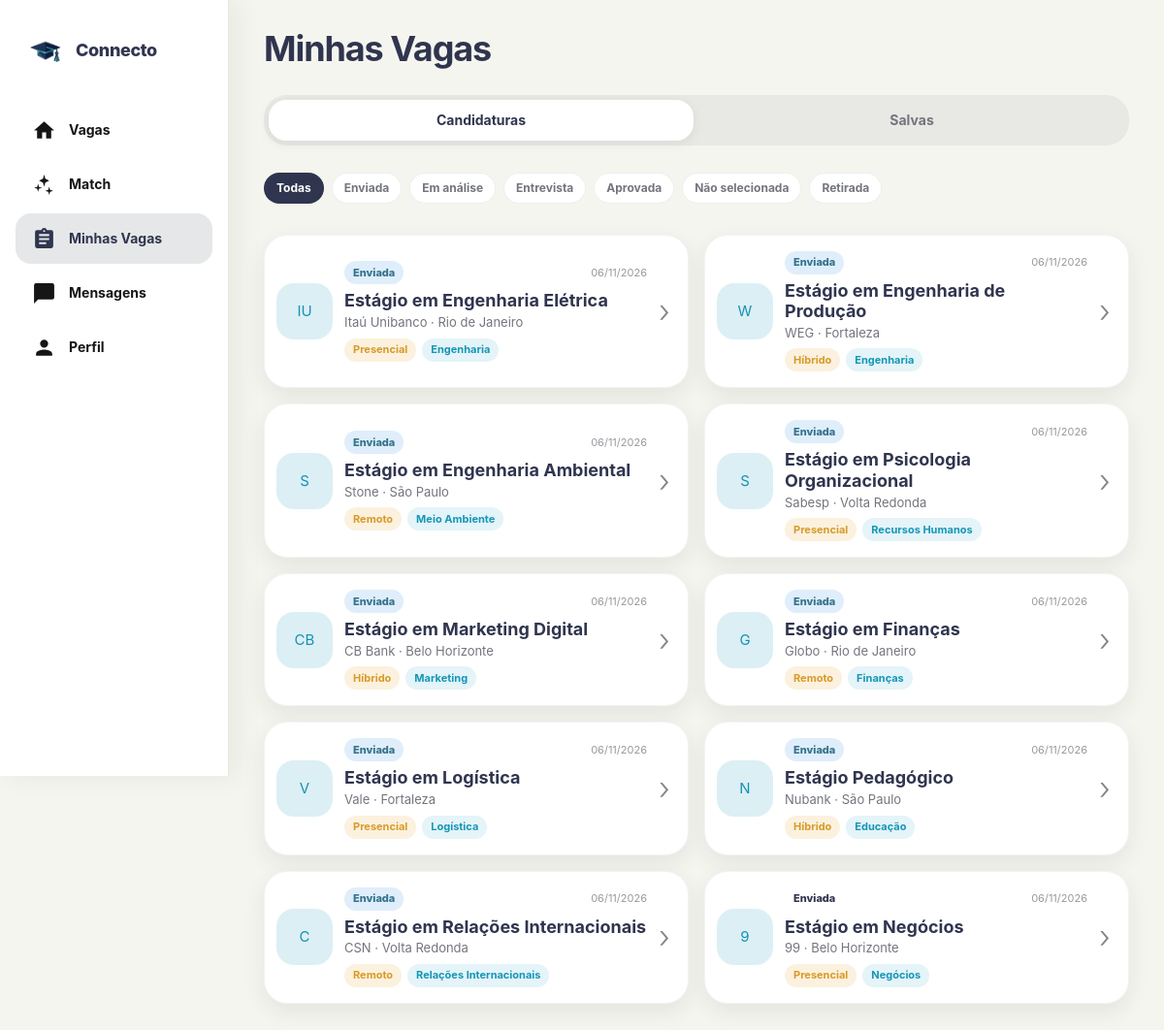
The page /candidaturas/ (signed in) on the database as committed earlier.
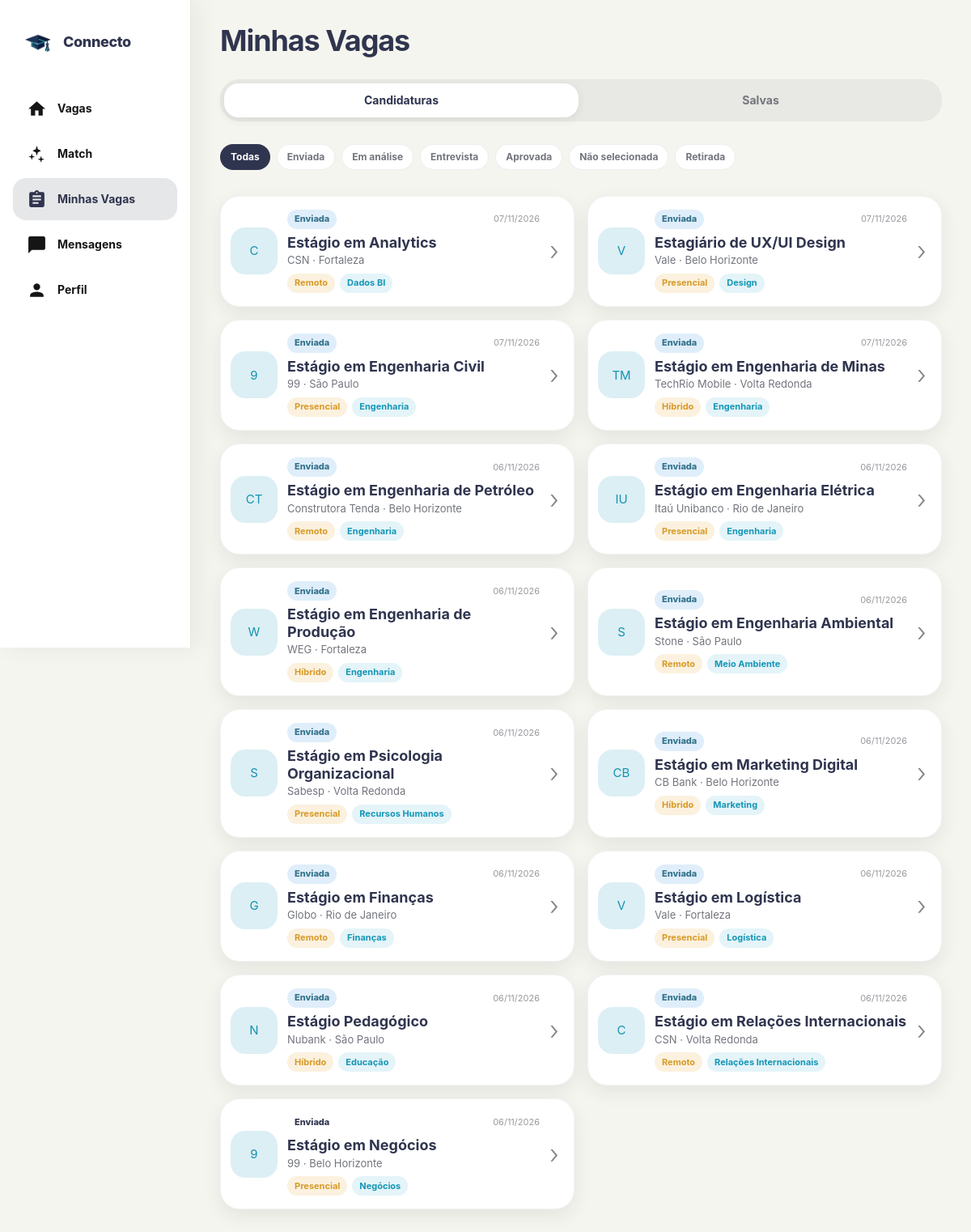
The same page on the database as committed later.
### connectoapp/models.py (models this page shows, shortened)
class Candidatura(models.Model):
    STATUS_ENVIADA = "enviada"
    STATUS_ANALISE = "em_analise"
    STATUS_ENTREVISTA = "entrevista"
    STATUS_APROVADA = "aprovada"
    STATUS_NAO_SELECIONADA = "nao_selecionada"
    STATUS_RETIRADA = "retirada"
    STATUS_CHOICES = [
        (STATUS_ENVIADA, "Enviada"),
        (STATUS_ANALISE, "Em análise"),
        (STATUS_ENTREVISTA, "Entrevista"),
        (STATUS_APROVADA, "Aprovada"),
        (
            STATUS_NAO_SELECIONADA,
            "Não selecionada",
        ),
        (STATUS_RETIRADA, "Retirada"),
    ]
    ORIGENS = [
        ("home", "Home"),
        ("match", "Match"),
        ("detalhe", "Detalhe da vaga"),
    ]
    usuario = models.ForeignKey(
        settings.AUTH_USER_MODEL,
        on_delete=models.CASCADE,
        related_name="candidaturas_connecto",
    )
    oportunidade = models.ForeignKey(
        Oportunidade,
        on_delete=models.CASCADE,
        related_name="candidaturas",
    )
    data_candidatura = models.DateTimeField(
        auto_now_add=True
    )
    status = models.CharField(
        max_length=30,
        choices=STATUS_CHOICES,
        default=STATUS_ENVIADA,
    )
    status_atualizado_em = models.DateTimeField(
        auto_now=True
    )
    origem = models.CharField(
        max_length=20,
        choices=ORIGENS,
        default="home",
    )
    class Meta:
        constraints = [
            models.UniqueConstraint(
                fields=[
                    "usuario",
                    "oportunidade",
                ],
                name="candidatura_usuario_oportunidade_unica",
            )
        ]
        ordering = [
            "-data_candidatura"
        ]

class Oportunidade(models.Model):
    MODALIDADES = [
        ("Presencial", "Presencial"),
        ("Híbrido", "Híbrido"),
        ("Remoto", "Remoto"),
    ]
    titulo = models.CharField(max_length=120)
    descricao = models.TextField()
    instituicao = models.CharField(max_length=100, blank=True)
    prazo = models.DateField(null=True, blank=True)
    empresa = models.ForeignKey(
        Empresa,
        on_delete=models.CASCADE,
        related_name="oportunidades",
    )
    cidade = models.CharField(max_length=100, blank=True)
    local = models.CharField(max_length=150, blank=True)
    modalidade = models.CharField(
        max_length=20,
        choices=MODALIDADES,
        default="Presencial",
    )
    area = models.CharField(max_length=100, blank=True)
    bolsa = models.DecimalField(max_digits=10, decimal_places=2, null=True, blank=True)
    requisitos = models.TextField(blank=True, help_text="Um requisito por linha")
    ativa = models.BooleanField(default=True)
    publicada_em = models.DateTimeField(auto_now_add=True)
    class Meta:
        ordering = ["-publicada_em", "-id"]

class Empresa(models.Model):
    usuario = models.OneToOneField(
        settings.AUTH_USER_MODEL,
        on_delete=models.CASCADE,
        related_name="empresa",
        null=True,
        blank=True
    )
    nome = models.CharField(max_length=100)
    email = models.EmailField()
    descricao = models.TextField(blank=True)
    @property
    def iniciais(self):
        partes = [parte for parte in self.nome.split() if parte]
        return "".join(parte[0] for parte in partes[:2]).upper() or "EM"

### connectoapp/views.py (the view)
# urls.py: path("candidaturas/", views.candidaturas, name="candidaturas"),
@login_required
def candidaturas(request):
    status_selecionado = request.GET.get(
        "status",
        "",
    ).strip()
    candidaturas_usuario = (
        Candidatura.objects
        .filter(
            usuario=request.user
        )
        .select_related(
            "oportunidade__empresa"
        )
    )
    status_validos = {
        valor
        for valor, _ in Candidatura.STATUS_CHOICES
    }
    if status_selecionado in status_validos:
        candidaturas_usuario = (
            candidaturas_usuario.filter(
                status=status_selecionado
            )
        )
    contexto = {
        "candidaturas":
            candidaturas_usuario,
        "status_selecionado":
            status_selecionado,
        "status_opcoes":
            Candidatura.STATUS_CHOICES,
    }
    return render(
        request,
        "candidaturas.html",
        contexto,
    )

### template/candidaturas.html (shortened to what this page needs)
{% load static %}
{% load i18n %}
<!DOCTYPE html>
<html lang="pt-BR">
<head>
  <link rel="stylesheet" href="{% static 'connecto_ui.css' %}">
  <link rel="stylesheet" href="{% static 'candidaturas.css' %}">
  {% include 'includes/tema_head.html' %}
</head>
<body class="connecto-page applications-page">
  <main class="standard-shell applications-shell">
    <header class="applications-header">
      <h2>{% trans "Minhas Vagas" %}</h2>
    </header>
    <nav class="applications-tabs" aria-label="{% trans 'Minhas vagas' %}">
      <a href="{% url 'candidaturas' %}" class="applications-tab active">{% trans "Candidaturas" %}</a>
      <a href="{% url 'favoritas' %}" class="applications-tab">{% trans "Salvas" %}</a>
    </nav>
    <div class="applications-status-filters">
      <a
          href="{% url 'candidaturas' %}"
          class="
              status-filter
              {% if not status_selecionado %}active{% endif %}
          "
      >
          {% trans "Todas" %}
      </a>
      {% for valor, nome in status_opcoes %}
          <a
              href="{% url 'candidaturas' %}?status={{ valor }}"
              class="
                  status-filter
              "
          >
              {% trans nome %}
          </a>
      {% endfor %}
    </div>
    {% if candidaturas %}
      <section class="applications-list" aria-label="{% trans 'Candidaturas realizadas' %}">
        {% for candidatura in candidaturas %}
          <a href="{% url 'detalhe_candidatura' candidatura.id %}" class="application-card">
            <div class="application-company-icon" aria-hidden="true">
              {{ candidatura.oportunidade.empresa.iniciais }}
            </div>
            <div class="application-content">
              <div class="application-status-row">
                <span
                    class="
                        application-status
                        application-status--{{ candidatura.status }}
                    "
                >
                    {% trans candidatura.get_status_display %}
                </span>
                <time
                    datetime="
                        {{ candidatura.status_atualizado_em|date:'Y-m-d' }}
                    "
                >
                    {{ candidatura.status_atualizado_em|date:"d/m/Y" }}
                </time>
            </div>
              <h2>{{ candidatura.oportunidade.titulo }}</h2>
              <p class="application-company">
                {{ candidatura.oportunidade.empresa.nome }}
                {% if candidatura.oportunidade.cidade %} · {{ candidatura.oportunidade.cidade }}{% endif %}
              </p>
              <div class="application-tags">
                {% if candidatura.oportunidade.modalidade %}
                  <span class="application-tag application-tag--mode">{% trans candidatura.oportunidade.modalidade %}</span>
                {% endif %}
                {% if candidatura.oportunidade.area %}
                  <span class="application-tag application-tag--area">{% trans candidatura.oportunidade.area %}</span>
                {% endif %}
              </div>
            </div>
            <span class="application-chevron" aria-hidden="true">›</span>
          </a>
        {% endfor %}
      </section>
    {% endif %}
  </main>
  {% include 'includes/bottom_nav.html' with pagina_ativa='candidaturas' %}
</body>
</html>

### template/includes/tema_head.html (shortened to what this page needs)
{% load static %}
<link rel="stylesheet" href="{% static 'tema.css' %}">

### template/includes/bottom_nav.html (shortened to what this page needs)
{% load static %}
{% load i18n %}
<nav class="bottom-nav" aria-label="{% trans 'Navegação principal' %}">
  <a href="{% url 'home' %}" class="nav-brand" aria-label="Connecto">
    <img src="{% static 'connectologo-transparente-simples.png' %}" alt="">
    <span class="nav-brand__name">Connecto</span>
  </a>
  <a href="{% url 'home' %}" class="nav-item {% if pagina_ativa == 'home' %}active{% endif %}">
    <span class="nav-icon-wrap" aria-hidden="true">
      <svg viewBox="0 0 24 24" fill="currentColor"><path d="M10 20v-6h4v6h5v-8h3L12 3 2 12h3v8z"/></svg>
    </span>
    <span class="nav-label">{% trans "Vagas" %}</span>
  </a>
  <a href="{% url 'match' %}" class="nav-item {% if pagina_ativa == 'match' %}active{% endif %}">
    <span class="nav-icon-wrap" aria-hidden="true">
      <svg viewBox="0 0 24 24" fill="currentColor"><path d="M12 2l1.2 4.1L17 8l-3.8 1.9L12 14l-1.2-4.1L7 8l3.8-1.9L12 2zm-6 9l.9 3.1L10 15l-3.1.9L6 19l-.9-3.1L2 15l3.1-.9L6 11zm11 3l.9 3.1L21 18l-3.1.9L17 22l-.9-3.1L13 18l3.1-.9L17 14z"/></svg>
    </span>
    <span class="nav-label">Match</span>
  </a>
  <a href="{% url 'candidaturas' %}" class="nav-item {% if pagina_ativa == 'candidaturas' or pagina_ativa == 'favoritas' %}active{% endif %}">
    <span class="nav-icon-wrap" aria-hidden="true">
      <svg viewBox="0 0 24 24" fill="currentColor"><path d="M19 3h-4.2A3 3 0 0 0 12 1a3 3 0 0 0-2.8 2H5a2 2 0 0 0-2 2v14a2 2 0 0 0 2 2h14a2 2 0 0 0 2-2V5a2 2 0 0 0-2-2zm-7 0a1 1 0 1 1 0 2 1 1 0 0 1 0-2zm2 14H7v-2h7v2zm3-4H7v-2h10v2zm0-4H7V7h10v2z"/></svg>
    </span>
    <span class="nav-label nav-label--full">{% trans "Minhas Vagas" %}</span>
  </a>
  <a href="{% url 'mensagens' %}" class="nav-item {% if pagina_ativa == 'mensagens' %}active{% endif %}">
    <span class="nav-icon-wrap">
      <svg viewBox="0 0 24 24" fill="currentColor" aria-hidden="true"><path d="M20 2H4a2 2 0 0 0-2 2v18l4-4h14a2 2 0 0 0 2-2V4a2 2 0 0 0-2-2z"/></svg>
    </span>
    <span class="nav-label">{% trans "Mensagens" %}</span>
  </a>
  <a href="{% url 'perfil' %}" class="nav-item {% if pagina_ativa == 'perfil' %}active{% endif %}">
    <span class="nav-icon-wrap" aria-hidden="true">
      <svg viewBox="0 0 24 24" fill="currentColor"><path d="M12 12a4 4 0 1 0 0-8 4 4 0 0 0 0 8zm0 2c-2.7 0-8 1.3-8 4v2h16v-2c0-2.7-5.3-4-8-4z"/></svg>
    </span>
    <span class="nav-label">{% trans "Perfil" %}</span>
  </a>
</nav>

### static/tema.css (style rules this page uses)
html[data-theme="light"] { color-scheme: light; }

Rows that differ between the two databases and show on the page:
added Candidatura: oportunidade.empresa.iniciais "C", status_atualizado_em "07/11/2026", oportunidade.titulo "Estágio em Analytics", oportunidade.empresa.nome "CSN", oportunidade.cidade "Fortaleza"
added Candidatura: oportunidade.empresa.iniciais "V", status_atualizado_em "07/11/2026", oportunidade.titulo "Estagiário de UX/UI Design", oportunidade.empresa.nome "Vale", oportunidade.cidade "Belo Horizonte"
added Candidatura: oportunidade.empresa.iniciais "9", status_atualizado_em "07/11/2026", oportunidade.titulo "Estágio em Engenharia Civil", oportunidade.empresa.nome "99", oportunidade.cidade "São Paulo"
added Candidatura: oportunidade.empresa.iniciais "TM", status_atualizado_em "07/11/2026", oportunidade.titulo "Estágio em Engenharia de Minas", oportunidade.empresa.nome "TechRio Mobile", oportunidade.cidade "Volta Redonda"
added Candidatura: oportunidade.empresa.iniciais "CT", status_atualizado_em "06/11/2026", oportunidade.titulo "Estágio em Engenharia de Petróleo", oportunidade.empresa.nome "Construtora Tenda", oportunidade.cidade "Belo Horizonte"
